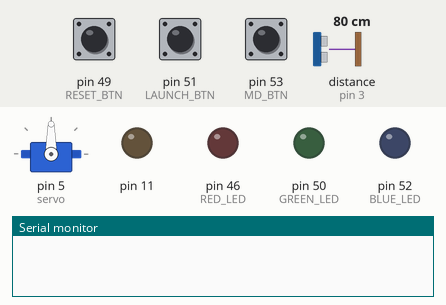
Recording of a sketch running on a simulated Arduino Mega 2560, built with avr-gcc and run on an emulated ATmega2560. Parts: servo, output pins drawn as LEDs (lit = HIGH), the last lines printed to the serial monitor. Inputs (shaded band) come from the test bench; at power-on: pin 51 (LAUNCH_BTN) HIGH, pin 49 (RESET_BTN) HIGH, pin 53 (MD_BTN) HIGH, distance to the obstacle (sensor on pin 3) 80 cm. The echo pulse lasts 58.3 µs per cm.

Above: at 1.2 s.
1.3 s: pin 51 (LAUNCH_BTN) pulled LOW for 0.15 s
At 2.5 s:
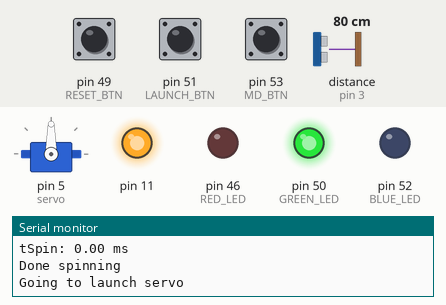
4.4 s: pin 49 (RESET_BTN) pulled LOW for 0.15 s
At 6.7 s:
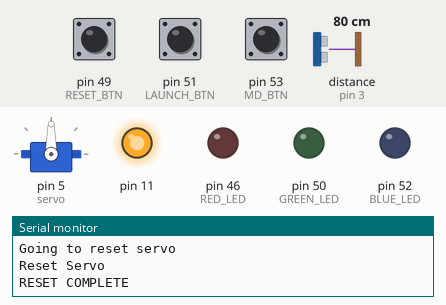
7.4 s: pin 53 (MD_BTN) pulled LOW for 0.15 s
At 7.8 s:
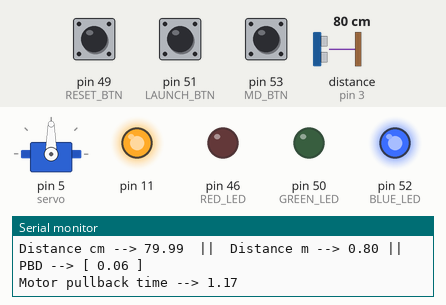
9.4 s: pin 51 (LAUNCH_BTN) pulled LOW for 1 s
At 13.2 s:
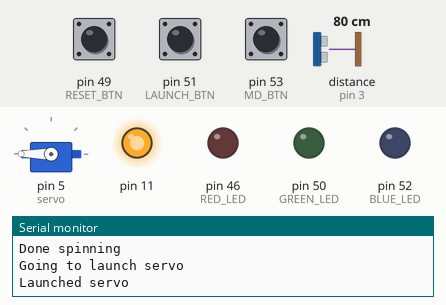
13.4 s: pin 49 (RESET_BTN) pulled LOW for 1 s
At 14.7 s:
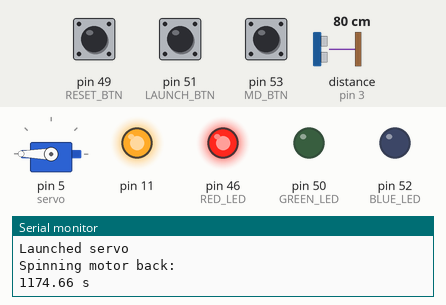
Timing chart, 0 to 17.6 s (numbered marks = the images above; inputs shaded):
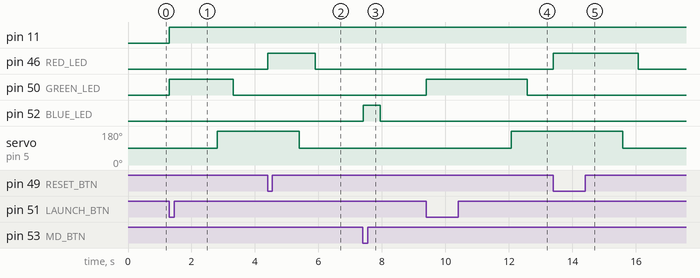

Measured:
- after the input at 1.3 s, pin 11: LOW → HIGH at once; pin 50 (GREEN_LED): LOW → HIGH at once, → LOW 2.0 s later; servo on pin 5 (servo): 90° → 180° after 1.5 s
- after the input at 4.4 s, pin 46 (RED_LED): LOW → HIGH at once, → LOW 1.5 s later; servo on pin 5 (servo): 180° → 90° after 1.0 s
- after the input at 7.4 s, pin 52 (BLUE_LED): LOW → HIGH at once, → LOW 0.53 s later
- after the input at 9.4 s, pin 50 (GREEN_LED): LOW → HIGH at once, → LOW 3.2 s later; servo on pin 5 (servo): 90° → 180° after 2.7 s
- after the input at 13.4 s, pin 46 (RED_LED): LOW → HIGH at once, → LOW 2.7 s later; servo on pin 5 (servo): 180° → 90° after 2.2 s

The sketch:

SecondTest.ino
```cpp
#include <math.h>
#include <Servo.h>
#include "NewPing.h"

//motor constants
#define RPM 200
#define MOTOR_MS 0.047 //with radius of 0.0015m and RPM of 200

//For distance sensor
#define TRIG_PIN 2
#define ECHO_PIN 3

//For pullback calculations
#define INTIALPOINT 16.2
#define PI 3.14159265

//Btn Pin #'s
#define MD_BTN 53
#define LAUNCH_BTN 51
#define RESET_BTN 49

//LED Pin #'s
#define RED_LED 46
#define GREEN_LED 50
#define BLUE_LED 52

//Constants for servo rotation in degrees
#define SERVO_MIN 90
#define SERVO_MAX 180

//boolean values for launch security checks
bool mState = true;
bool spinState = true;
bool launchState = false;
bool spinBackState = false;

//Distance measurement variables
double measuredDistance; //change to 750 for tests
double measuredDistanceM;
double duration;

//time for motor spin
double tSpin;
double motorSpinTime;


//Pullback distance calculation. Result in meters
double getPBD(double distance, double sine_degrees)
{
    double m, g, k, val, top, bottom, inside, final, finalCm, finalPoint;

    m = 0.0101;
    g = 9.8;
    k = 26.3752318;
    val = PI / 180.0; //USED TO CONVERT sine_degrees TO DEGREES

    top = distance * g * m;

    sine_degrees = sin((2 * sine_degrees) * val);

    bottom = k * sine_degrees;
    inside = top / bottom;

    final = sqrt(inside); //THIS IS DISTANCE IN METERS
    finalCm = final * 100;                   //THIS IS DISTANCE IN CENTIMETERS
    finalPoint = finalCm + INTIALPOINT;      //THIS IS DISTANCE + INTIAL POINT

    //printf("pullback cm final point @ [ %lf cm ]", finalPoint);
    return final; //can return this, finalCm or finalPoint
}


//helps control DC motor
class Motor {
  public:
    int dir1;
    int dir2;
    int speedPin;
    int motorSpeed;

    Motor(int d1, int d2, int sPin, int mSpeed) {
      dir1 = d1;
      dir2 = d2;
      speedPin = sPin;
      motorSpeed = mSpeed;
    };

    void spinForward() {   //this is supposed to be clockwise
      digitalWrite(dir1, LOW);
      digitalWrite(dir2, HIGH);
      analogWrite(speedPin, motorSpeed);
    }

    void spinBack() {    //this is supposed to be counter-clockwise
      digitalWrite(dir1, HIGH);
      digitalWrite(dir2, LOW);
      analogWrite(speedPin, motorSpeed);
    }

    void off() {
      digitalWrite(dir1, LOW);
      digitalWrite(dir2, LOW);
    }

    double getMotorPBT(double d) {
      double t = d / MOTOR_MS;
      //Serial.print("Pullback time --> ");
      //Serial.print(t);
      return t;
    }
};

//Obejct declarations
NewPing sensor(TRIG_PIN, ECHO_PIN);
Motor dcMotor(10,9,11,255);
Servo servo;

//measure distance, launch and reset
class Catapult {
  public:
    static void MEASURE_DISTANCE() {
      duration = sensor.ping();
      measuredDistance = (duration / 2) * 0.0343;
      //measuredDistance = 550;                      //5.5. meters, remove the comment here and comment out above
      measuredDistanceM = measuredDistance / 100;    //converts cm --> m
      double pbd = getPBD(measuredDistanceM, 40.00); //sends to distance calc with angle of 40.00 degrees
      double pb_time = dcMotor.getMotorPBT(pbd);
      motorSpinTime = pb_time;

      digitalWrite(BLUE_LED, HIGH);
      Serial.print("Distance cm --> ");
      Serial.print(measuredDistance);
      Serial.print("  ||  Distance m --> ");
      Serial.print(measuredDistanceM);
      Serial.print(" || PBD --> [ ");
      Serial.print(pbd);
      Serial.print(" ]");
      Serial.print('\n');
      Serial.print("Motor pullback time --> ");
      Serial.print(pb_time);
      Serial.print('\n');
      delay(500);
      digitalWrite(BLUE_LED, LOW);
      mState = false;
    }

    static void LAUNCH() {
      Serial.println("Beginning to spin..");
      Serial.println(motorSpinTime);
      tSpin = motorSpinTime * 1000;

      Serial.print("tSpin: ");
      Serial.print(tSpin);    //debugging
      Serial.println(" ms");

      digitalWrite(GREEN_LED, HIGH);

      while (spinState != false) {
        dcMotor.spinForward();
        delay(tSpin);
        dcMotor.off();
        spinState = false;
      }

      Serial.println("Done spinning");
      Serial.println("Going to launch servo");
      delay(1500); //or tSpin + 1000
      servo.write(SERVO_MAX);
      Serial.println("Launched servo");
      delay(500);
      digitalWrite(GREEN_LED, LOW);
      launchState = true;
    }

    static void RESET() {

      digitalWrite(RED_LED, HIGH);

      Serial.println("Spinning motor back: ");
      Serial.print(tSpin);
      Serial.print(" s\n");
      while (spinBackState == false) {
        dcMotor.spinBack();
        delay(tSpin);
        dcMotor.off();
        spinBackState = true;
      }

      delay(1000); //or tSpin + 1000
      Serial.println("Going to reset servo");
      servo.write(SERVO_MIN);
      Serial.println("Reset Servo");

      mState = true;
      spinState = true;
      launchState = false;
      spinBackState = false;
      motorSpinTime = 0;
      tSpin = 0;
      delay(500);
      digitalWrite(RED_LED, LOW);
      Serial.println("RESET COMPLETE");
      Serial.print('\n');
    }
};


void setup() {
  // put your setup code here, to run once:

  servo.attach(5);
  servo.write(SERVO_MIN);

  pinMode(MD_BTN, INPUT_PULLUP);
  pinMode(LAUNCH_BTN, INPUT_PULLUP);
  pinMode(RESET_BTN, INPUT_PULLUP);
  pinMode(BLUE_LED, OUTPUT);
  pinMode(GREEN_LED, OUTPUT);
  pinMode(RED_LED, OUTPUT);

  Serial.begin(9600);
}

void loop() {
  // put your main code here, to run repeatedly:
  if (digitalRead(MD_BTN) == LOW && mState == true) {
    Catapult::MEASURE_DISTANCE();
  }

  if (digitalRead(LAUNCH_BTN) == LOW && launchState == false) {
    Catapult::LAUNCH();
  }

  if (digitalRead(RESET_BTN) == LOW && launchState == true) {
    Catapult::RESET();
  }
}
```
